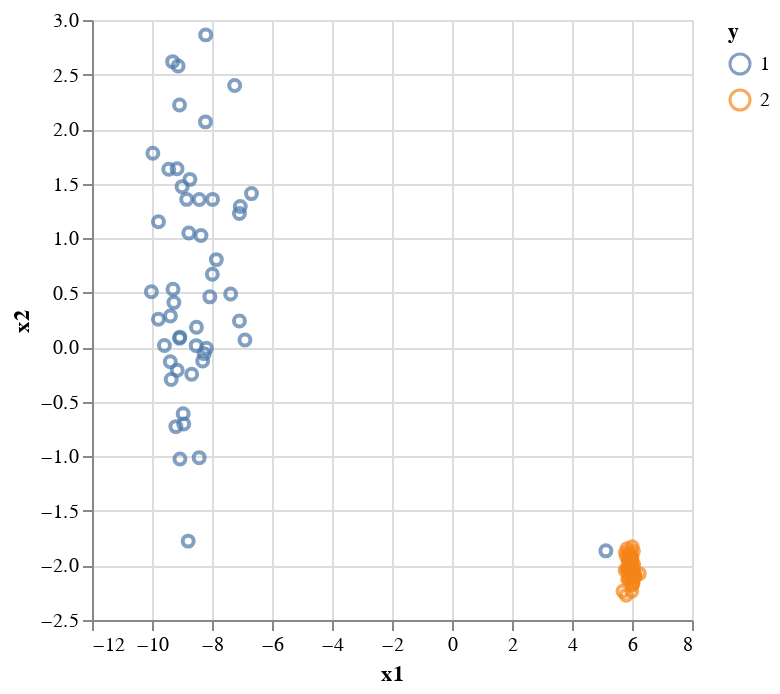

This figure's notebook cell:
### Code cell
using VegaLite
dfBlobs |> @vlplot(:point, x=:x1, y=:x2, color = :"y:n")

### Figure 1 — Vega-Lite specification as saved in the notebook (floating-point values rounded to 4 significant figures)
{"data": {"values": [{"x1": 6.037, "x2": -2.065, "y": 2}, {"x1": 6.067, "x2": -2.052, "y": 2}, {"x1": -9.785, "x2": 1.151, "y": 1}, {"x1": 6.013, "x2": -2.178, "y": 2}, {"x1": 5.969, "x2": -1.923, "y": 2}, {"x1": 6.006, "x2": -1.828, "y": 2}, {"x1": 5.855, "x2": -2.127, "y": 2}, {"x1": -7.058, "x2": 1.29, "y": 1}, {"x1": 6.03, "x2": -2.072, "y": 2}, {"x1": 6.089, "x2": -2.094, "y": 2}, {"x1": 5.916, "x2": -2.058, "y": 2}, {"x1": 5.909, "x2": -1.905, "y": 2}, {"x1": -9.204, "x2": -0.7273, "y": 1}, {"x1": 5.906, "x2": -2.012, "y": 2}, {"x1": 6.057, "x2": -1.989, "y": 2}, {"x1": -7.99, "x2": 0.6687, "y": 1}, {"x1": -7.085, "x2": 1.227, "y": 1}, {"x1": -8.997, "x2": 1.472, "y": 1}, {"x1": -8.772, "x2": 1.047, "y": 1}, {"x1": 5.95, "x2": -2.009, "y": 2}, {"x1": 5.926, "x2": -1.915, "y": 2}, {"x1": -7.855, "x2": 0.8035, "y": 1}, {"x1": -8.218, "x2": 2.066, "y": 1}, {"x1": -9.084, "x2": 0.08237, "y": 1}, {"x1": 5.875, "x2": -1.964, "y": 2}, {"x1": -8.071, "x2": 0.4623, "y": 1}, {"x1": -8.793, "x2": -1.777, "y": 1}, {"x1": 5.935, "x2": -1.884, "y": 2}, {"x1": 6.006, "x2": -1.983, "y": 2}, {"x1": 5.919, "x2": -1.908, "y": 2}, {"x1": 5.129, "x2": -1.866, "y": 1}, {"x1": 5.93, "x2": -1.98, "y": 2}, {"x1": -9.787, "x2": 0.2571, "y": 1}, {"x1": -6.684, "x2": 1.409, "y": 1}, {"x1": 5.836, "x2": -1.846, "y": 2}, {"x1": -8.423, "x2": 1.354, "y": 1}, {"x1": -9.271, "x2": 0.4112, "y": 1}, {"x1": -8.736, "x2": 1.539, "y": 1}, {"x1": 5.998, "x2": -1.928, "y": 2}, {"x1": -7.086, "x2": 0.2415, "y": 1}, {"x1": -9.069, "x2": -1.025, "y": 1}, {"x1": -8.263, "x2": -0.05843, "y": 1}, {"x1": -8.427, "x2": -1.012, "y": 1}, {"x1": 5.958, "x2": -2.109, "y": 2}, {"x1": 5.926, "x2": -1.943, "y": 2}, {"x1": -8.367, "x2": 1.024, "y": 1}, {"x1": 5.868, "x2": -2.052, "y": 2}, {"x1": -8.518, "x2": 0.1828, "y": 1}, {"x1": -8.676, "x2": -0.2476, "y": 1}, {"x1": -9.389, "x2": -0.1325, "y": 1}, {"x1": -7.981, "x2": 1.356, "y": 1}, {"x1": -9.36, "x2": -0.2959, "y": 1}, {"x1": 6.029, "x2": -2.026, "y": 2}, {"x1": 5.993, "x2": -2.084, "y": 2}, {"x1": -8.845, "x2": 1.356, "y": 1}, {"x1": 6.099, "x2": -2.1, "y": 2}, {"x1": 5.99, "x2": -1.952, "y": 2}, {"x1": -8.311, "x2": -0.1256, "y": 1}, {"x1": 5.964, "x2": -2.02, "y": 2}, {"x1": -10.02, "x2": 0.5092, "y": 1}, {"x1": -9.159, "x2": -0.2114, "y": 1}, {"x1": 6.028, "x2": -2.117, "y": 2}, {"x1": -8.525, "x2": 0.01494, "y": 1}, {"x1": 5.768, "x2": -2.045, "y": 2}, {"x1": -9.3, "x2": 0.5314, "y": 1}, {"x1": 5.885, "x2": -1.944, "y": 2}, {"x1": 6.041, "x2": -2.155, "y": 2}, {"x1": -8.961, "x2": -0.6096, "y": 1}, {"x1": 5.992, "x2": -2.237, "y": 2}, {"x1": 5.832, "x2": -2.033, "y": 2}, {"x1": 5.805, "x2": -2.273, "y": 2}, {"x1": -8.185, "x2": -0.009033, "y": 1}, {"x1": 6.047, "x2": -1.869, "y": 2}, {"x1": -9.385, "x2": 0.287, "y": 1}, {"x1": -9.07, "x2": 0.09321, "y": 1}, {"x1": 5.97, "x2": -2.025, "y": 2}, {"x1": -6.902, "x2": 0.06711, "y": 1}, {"x1": 5.782, "x2": -1.883, "y": 2}, {"x1": 5.954, "x2": -1.925, "y": 2}, {"x1": -7.244, "x2": 2.4, "y": 1}, {"x1": 5.871, "x2": -2.026, "y": 2}, {"x1": -9.082, "x2": 2.222, "y": 1}, {"x1": 5.816, "x2": -1.918, "y": 2}, {"x1": 6.104, "x2": -2.097, "y": 2}, {"x1": -8.942, "x2": -0.7031, "y": 1}, {"x1": -9.13, "x2": 2.579, "y": 1}, {"x1": -9.165, "x2": 1.636, "y": 1}, {"x1": 6.244, "x2": -2.075, "y": 2}, {"x1": -7.378, "x2": 0.4879, "y": 1}, {"x1": -9.312, "x2": 2.618, "y": 1}, {"x1": 5.915, "x2": -2.113, "y": 2}, {"x1": -8.21, "x2": 2.864, "y": 1}, {"x1": 5.699, "x2": -2.236, "y": 2}, {"x1": 6.012, "x2": -2.168, "y": 2}, {"x1": 5.885, "x2": -1.95, "y": 2}, {"x1": -9.442, "x2": 1.631, "y": 1}, {"x1": 6.058, "x2": -2.092, "y": 2}, {"x1": -9.585, "x2": 0.01642, "y": 1}, {"x1": -9.972, "x2": 1.778, "y": 1}, {"x1": 5.894, "x2": -2.124, "y": 2}]}, "encoding": {"color": {"field": "y", "type": "nominal"}, "x": {"field": "x1", "type": "quantitative"}, "y": {"field": "x2", "type": "quantitative"}}, "mark": "point"}
